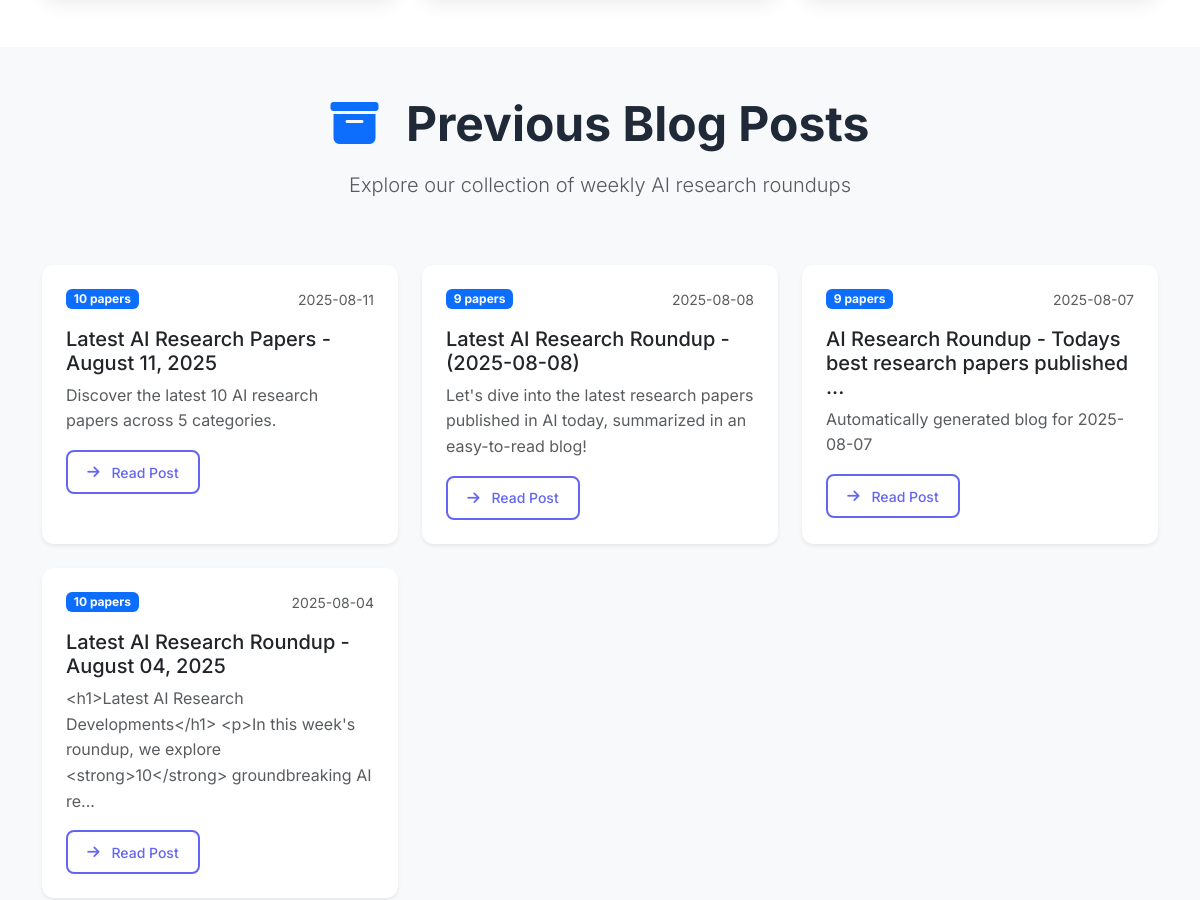
Before: / (middle part) with the older database file.
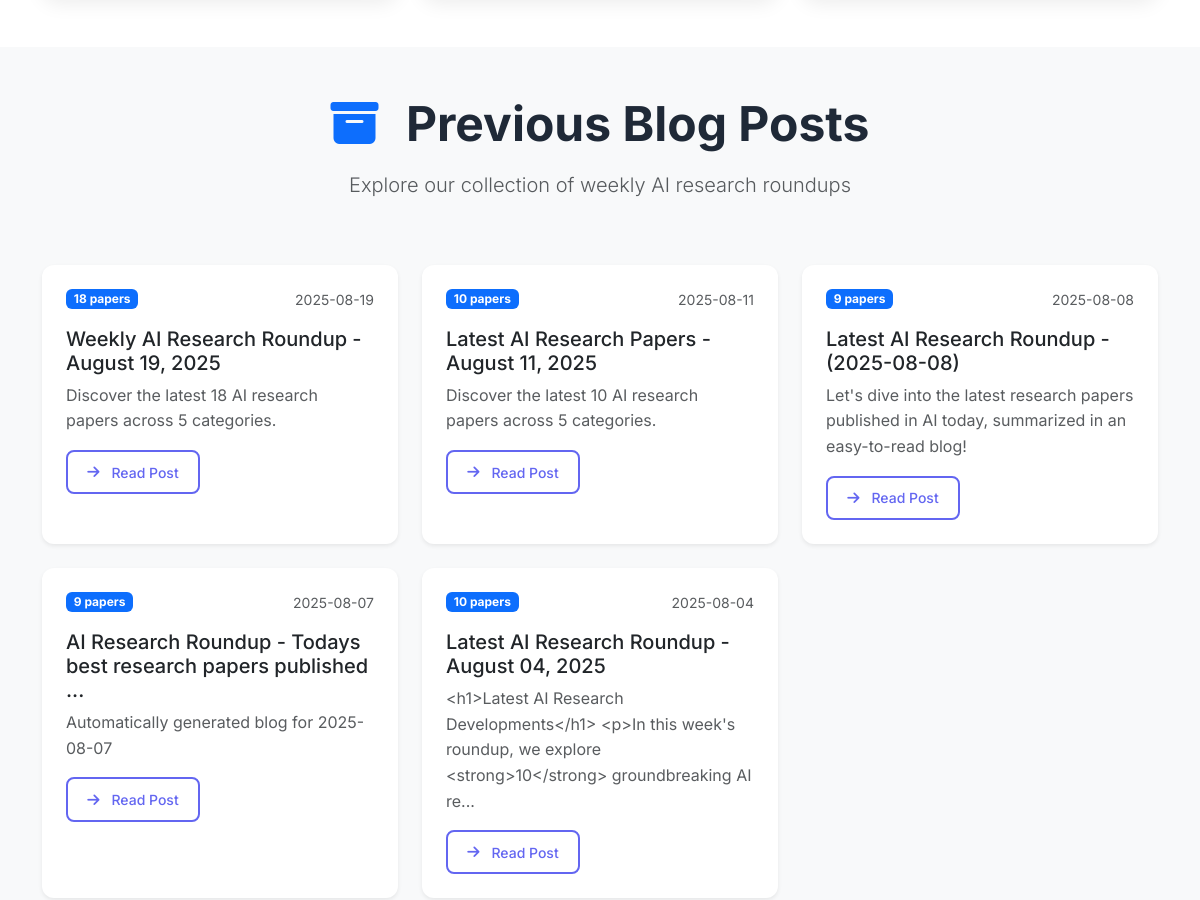
After: the same page with the newer database file.
### tables this page shows
CREATE TABLE blogs (
                id INTEGER PRIMARY KEY AUTOINCREMENT,
                title TEXT NOT NULL,
                content TEXT NOT NULL,
                summary TEXT NOT NULL,
                paper_count INTEGER NOT NULL,
                categories TEXT,
                published_date TEXT NOT NULL,
                created_at TIMESTAMP DEFAULT CURRENT_TIMESTAMP
            );

### src/web_app.py (the view)
@app.route('/')
def index():
    blogs = db.get_all_blogs()
    recent_papers = db.get_recent_papers(days=30)  # Get papers from last 30 days
    papers = recent_papers[:10]  # Limit to 10 most recent
    return render_template('index.html',
                         blogs=blogs,
                         papers=papers)

### src/database.py (called while the page is built)
def _parse_summary_field(summary_field):
    if not summary_field:
        return None
    try:
        if summary_field.startswith('{'):
            return json.loads(summary_field)
        else:
            return summary_field
    except (json.JSONDecodeError, AttributeError):
        return summary_field

    def get_all_blogs(self) -> List[Dict]:
        conn = sqlite3.connect(self.db_path)
        cursor = conn.cursor()
        cursor.execute('''
            SELECT id, title, summary, paper_count, categories, published_date, created_at
            FROM blogs
            ORDER BY created_at DESC
        ''')
        blogs = []
        for row in cursor.fetchall():
            blogs.append({
                'id': row[0],
                'title': row[1],
                'summary': row[2],
                'paper_count': row[3],
                'categories': row[4],
                'published_date': row[5],
                'created_at': row[6]
            })
        conn.close()
        return blogs

### templates/index.html (shortened to what this page needs)
{% extends "base.html" %}
{% block content %}
<section class="what-we-do-section py-5">
</section>
{% if blogs %}
<section class="previous-blogs-section py-5 bg-light">
    <div class="container">
        <div class="row">
            <div class="col-12 text-center mb-5">
                <h2 class="display-5 fw-bold mb-3">
                    <i class="fas fa-archive text-primary me-3"></i>
                    Previous Blog Posts
                </h2>
                <p class="lead text-muted">Explore our collection of weekly AI research roundups</p>
            </div>
        </div>
        <div class="row g-4">
            {% for blog in blogs[:6] %}
            <div class="col-lg-4 col-md-6">
                <div class="blog-card card h-100 border-0 shadow-sm">
                    <div class="card-body p-4">
                        <div class="d-flex justify-content-between align-items-start mb-3">
                            <span class="badge bg-primary">{{ blog.paper_count }} papers</span>
                            <small class="text-muted">{{ blog.published_date }}</small>
                        </div>
                        <h5 class="card-title">
                            <a href="{{ url_for('blog_detail', blog_id=blog.id) }}" class="text-decoration-none text-dark">
                                {{ blog.title[:60] }}{% if blog.title|length > 60 %}...{% endif %}
                            </a>
                        </h5>
                        <p class="card-text text-muted">
                            {{ blog.summary[:120] }}{% if blog.summary|length > 120 %}...{% endif %}
                        </p>
                        <a href="{{ url_for('blog_detail', blog_id=blog.id) }}" class="btn btn-outline-primary btn-sm">
                            <i class="fas fa-arrow-right me-1"></i>Read Post
                        </a>
                    </div>
                </div>
            </div>
            {% endfor %}
        </div>
    </div>
</section>
{% endif %}
{% endblock %}

Changed rows visible on the page:
added blogs: paper_count "18", published_date "2025-08-19", title "Weekly AI Research Roundup - August 19, 2025", summary "Discover the latest 18 AI research papers across 5 categories."
